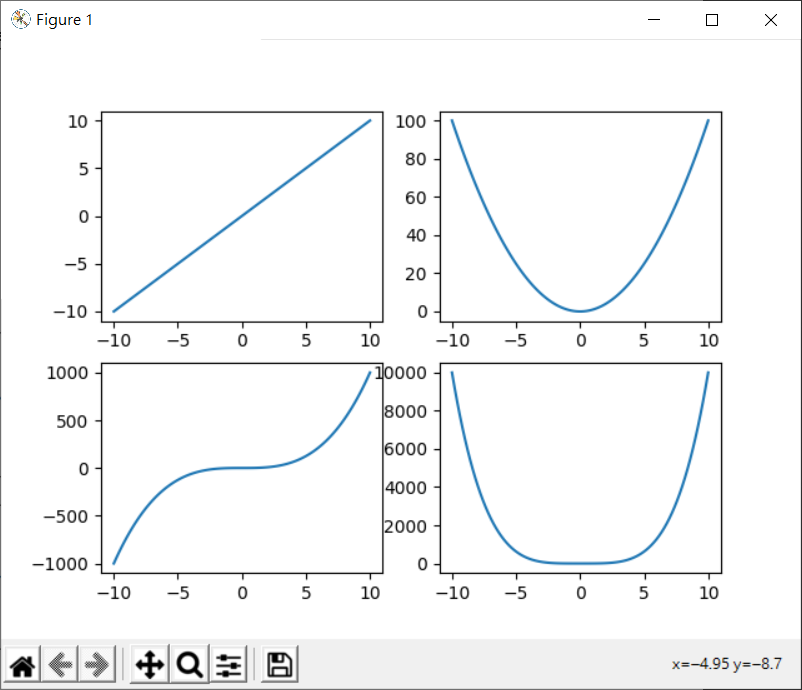

This figure's Python source:
import matplotlib.pyplot as plt
import numpy as np

left = -10
right = 10
x = np.linspace(left, right, 100)   #使用linspace()產生陣列

f1 = x
f2 = x**2
f3 = x**3
f4 = x**4

plt.subplot(2, 2, 1)    #子圖1
plt.plot(x, f1)
plt.subplot(2, 2, 2)    #子圖2
plt.plot(x, f2)
plt.subplot(2, 2, 3)    #子圖3
plt.plot(x, f3)
plt.subplot(2, 2, 4)    #子圖4
plt.plot(x, f4)
plt.show()
